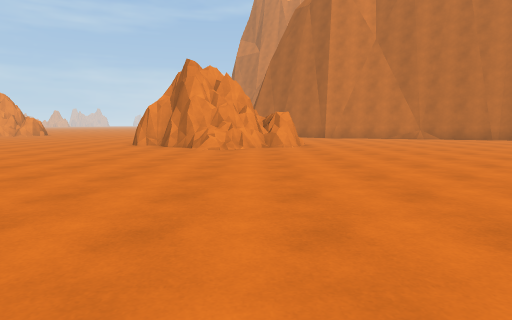
[1] (above)

19 first-person views from a walk through a Unity game level. The camera is 1.2 m above the floor, tilts 6° down and sees 75° across. The floor is counted in squares, 2 m on a side. Each view is taken from the middle of a square. On the plan, view 1 faces up. The plan holds only what a view shows up to about 10 squares ahead; the rest is blank. The place goes on beyond the plan. The player character is not drawn. Surface patterns are stand-ins for the level's own textures.

[2]
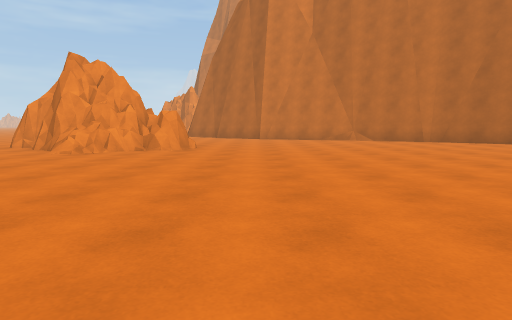

[3]
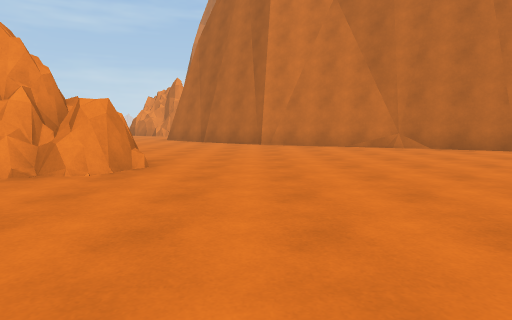

[4]
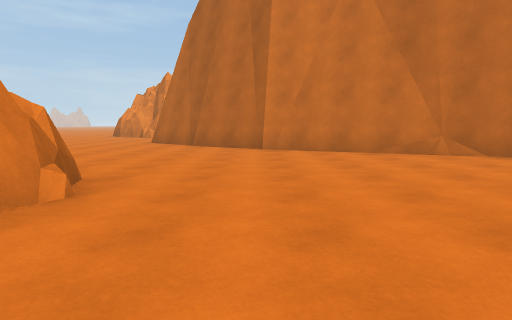

[5]
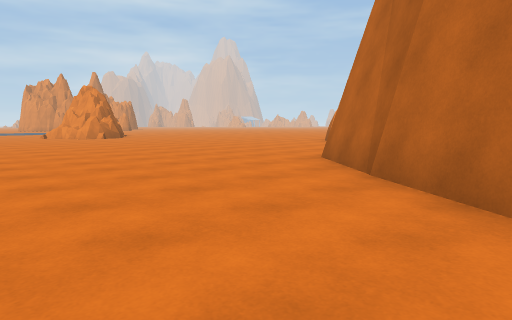

[6]
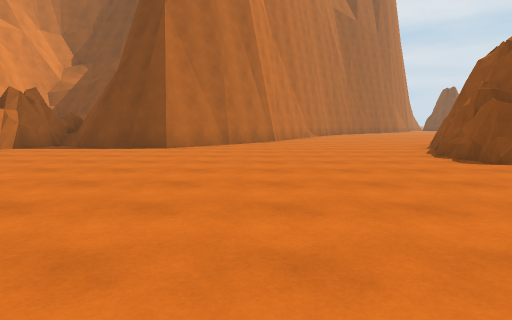

[7]
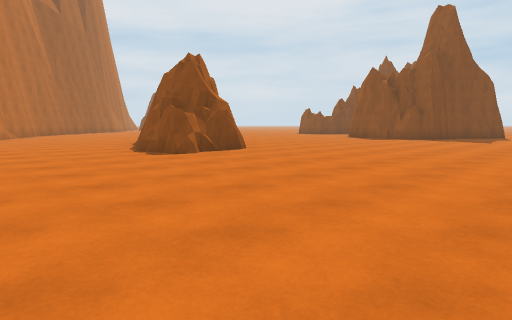

[8]
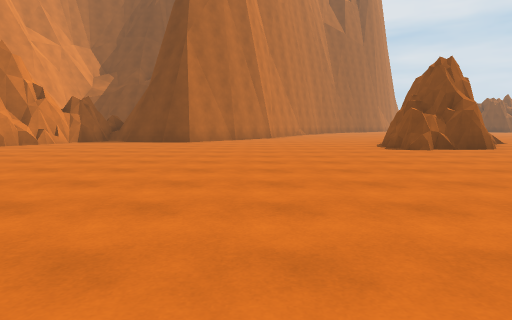

[9]
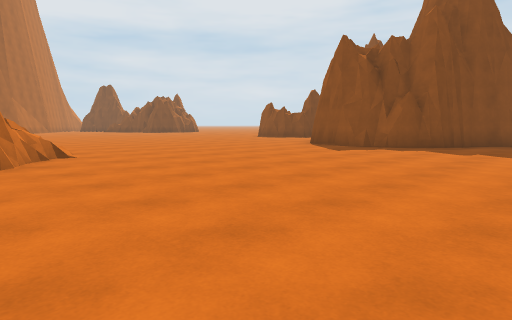

[10]
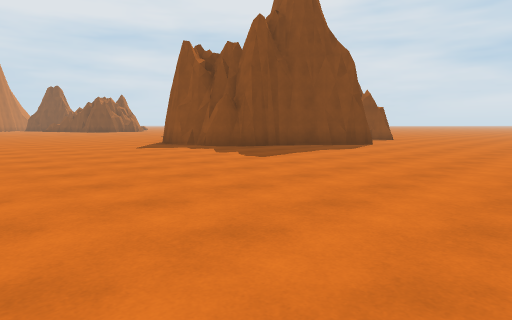

[11]
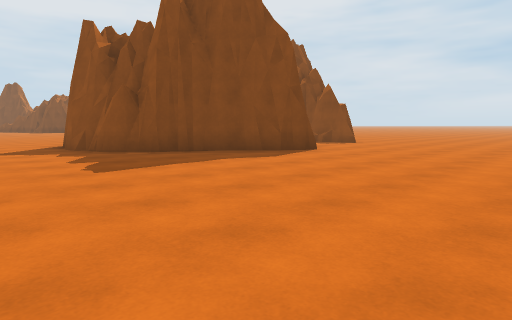

[12]
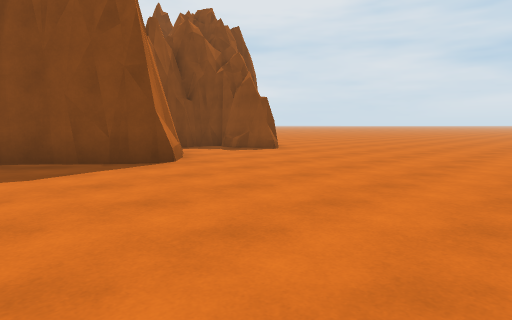

[13]
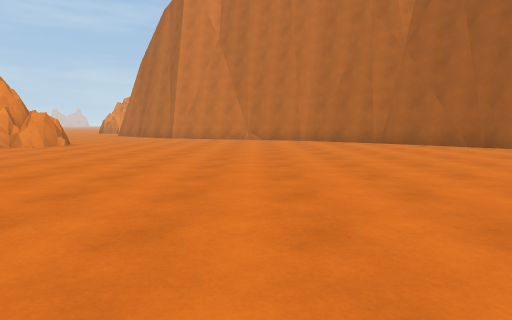

[14]
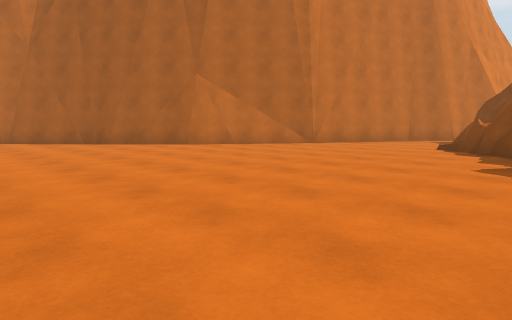

[15]
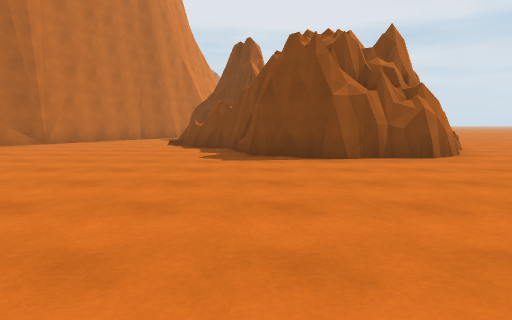

[16]
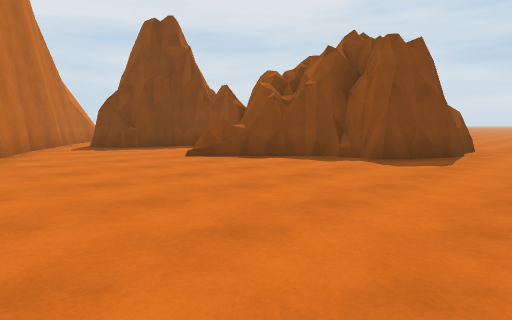

[17]
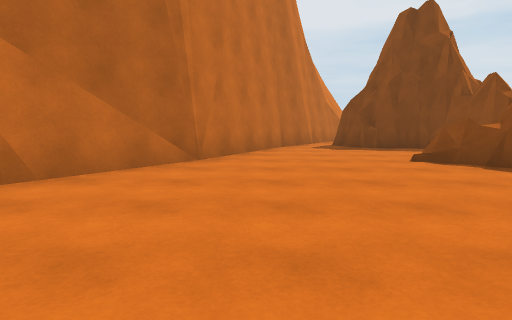

[18]
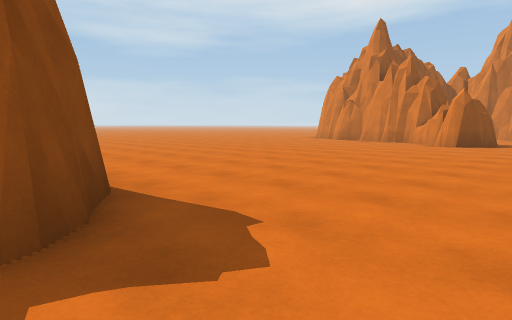

[19]
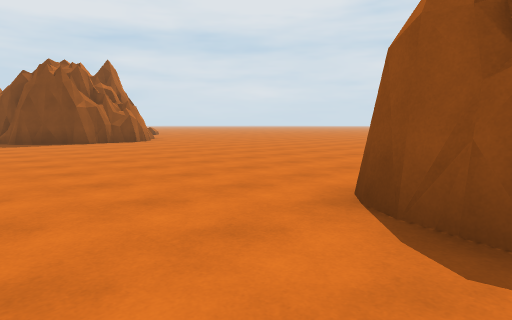

### Floor plan
Key: @ floor where view 1 was taken; # wall or solid block; . main floor; : floor 0.25 m higher than the main floor; / step, stairs or slope; = window, fence, low wall or low ledge.
Columns run from 12 left of view 1 to 23 right of it. Each row starts with its distance up from view 1.
 22         ...###
 21       .......#
 20      .......##
 19    .........#
 18   ..........##
 17  ............###
 16 ...............##
 15  ...............###
 14   ................###
 13   ..................##
 12   ....../##..........##
 11    ...../####.........##
 10    ...../#####.........##
  9    .......####..........##
  8    ........=.............##
  7 ..........................##
  6 ..........................:##
  5 ...........................:###
  4 ............................::##
  3 .............................::###
  2 ..............................:::###
  1 ........###... .  ...............::#
  0 .......##   @  ..............#...###
 -1 ......##       ..............# ..#
 -2 .....##        #...........### ###
 -3 .....#         ##.........##
 -4 .......          .........#
 -5  .......#        .........#

Where each view was taken, in squares from view 1:
view 1: 0 up, 0 right, facing up
view 2: 1 up, 3 right, facing up
view 3: 5 up, 3 right, facing up
view 4: 7 up, 3 right, facing up
view 5: 13 up, 3 right, facing up-left
view 6: 16 up, 9 left, facing right
view 7: 16 up, 10 left, facing down-right
view 8: 16 up, 12 left, facing right
view 9: 10 up, 8 left, facing down-right
view 10: 7 up, 12 left, facing down-right
view 11: 4 up, 12 left, facing down-right
view 12: 0 up, 12 left, facing down-right
view 13: 0 up, 7 right, facing up
view 14: 2 down, 9 right, facing up-right
view 15: 2 down, 8 right, facing right
view 16: 4 up, 12 right, facing down-right
view 17: 3 up, 12 right, facing right
view 18: 0 up, 15 right, facing down-left
view 19: 0 up, 3 right, facing down-right
